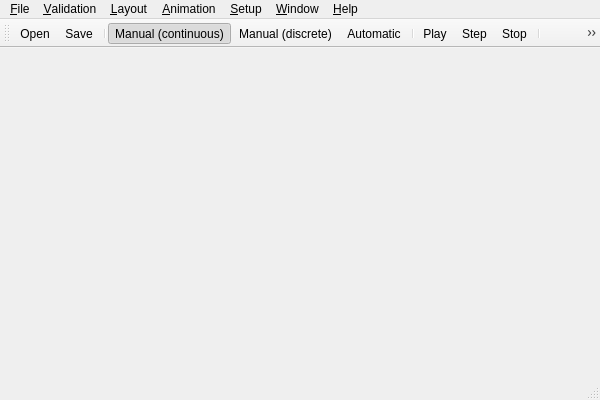
<?xml version="1.0" encoding="UTF-8"?>
<ui version="4.0">
 <author>Petr Koupý</author>
 <class>GraphRec</class>
 <widget class="QMainWindow" name="GraphRec">
  <property name="geometry">
   <rect>
    <x>0</x>
    <y>0</y>
    <width>600</width>
    <height>400</height>
   </rect>
  </property>
  <property name="windowTitle">
   <string>GraphRec</string>
  </property>
  <property name="windowIcon">
   <iconset resource="graphrec.qrc">
    <normaloff>:/icons/images/graphrec.png</normaloff>:/icons/images/graphrec.png</iconset>
  </property>
  <widget class="QWidget" name="centralWidget">
   <layout class="QGridLayout" name="gridLayout">
    <property name="margin">
     <number>0</number>
    </property>
   </layout>
  </widget>
  <widget class="QMenuBar" name="menuBar">
   <property name="geometry">
    <rect>
     <x>0</x>
     <y>0</y>
     <width>600</width>
     <height>22</height>
    </rect>
   </property>
   <widget class="QMenu" name="menuFile">
    <property name="title">
     <string>&amp;File</string>
    </property>
    <addaction name="actionOpen"/>
    <addaction name="separator"/>
    <addaction name="actionSave"/>
    <addaction name="actionSaveAll"/>
    <addaction name="separator"/>
    <addaction name="actionExit"/>
   </widget>
   <widget class="QMenu" name="menuHelp">
    <property name="title">
     <string>&amp;Help</string>
    </property>
    <addaction name="actionDocumentation"/>
    <addaction name="separator"/>
    <addaction name="actionAbout"/>
    <addaction name="actionAboutQt"/>
    <addaction name="actionAboutFFmpeg"/>
   </widget>
   <widget class="QMenu" name="menuAnimation">
    <property name="title">
     <string>&amp;Animation</string>
    </property>
    <addaction name="actionPlay"/>
    <addaction name="actionStep"/>
    <addaction name="actionStop"/>
    <addaction name="actionSeek"/>
    <addaction name="actionReset"/>
    <addaction name="separator"/>
    <addaction name="actionPlayAll"/>
    <addaction name="actionStepAll"/>
    <addaction name="actionStopAll"/>
    <addaction name="actionSeekAll"/>
    <addaction name="actionResetAll"/>
    <addaction name="actionSynchronizeAll"/>
    <addaction name="separator"/>
    <addaction name="actionSnapshot"/>
    <addaction name="actionSequence"/>
   </widget>
   <widget class="QMenu" name="menuLayout">
    <property name="title">
     <string>&amp;Layout</string>
    </property>
    <widget class="QMenu" name="menuMode">
     <property name="title">
      <string>&amp;Mode</string>
     </property>
     <addaction name="actionManualContinuous"/>
     <addaction name="actionManualDiscrete"/>
     <addaction name="actionAutomaticContinuous"/>
    </widget>
    <widget class="QMenu" name="menuLayouter">
     <property name="title">
      <string>&amp;Layouter</string>
     </property>
    </widget>
    <addaction name="menuMode"/>
    <addaction name="menuLayouter"/>
    <addaction name="actionRecalculate"/>
    <addaction name="actionSnapToGrid"/>
   </widget>
   <widget class="QMenu" name="menuSetup">
    <property name="title">
     <string>&amp;Setup</string>
    </property>
    <addaction name="actionColors"/>
    <addaction name="actionOptions"/>
   </widget>
   <widget class="QMenu" name="menuValidation">
    <property name="title">
     <string>&amp;Validation</string>
    </property>
    <widget class="QMenu" name="menuValidator">
     <property name="title">
      <string>&amp;Validator</string>
     </property>
    </widget>
    <addaction name="menuValidator"/>
    <addaction name="actionLog"/>
   </widget>
   <widget class="QMenu" name="menuWindow">
    <property name="title">
     <string>&amp;Window</string>
    </property>
    <addaction name="actionSplitHorizontally"/>
    <addaction name="actionSplitVertically"/>
    <addaction name="actionUnsplit"/>
    <addaction name="actionUnsplitAll"/>
    <addaction name="separator"/>
    <addaction name="actionToolbar"/>
    <addaction name="actionControls"/>
   </widget>
   <addaction name="menuFile"/>
   <addaction name="menuValidation"/>
   <addaction name="menuLayout"/>
   <addaction name="menuAnimation"/>
   <addaction name="menuSetup"/>
   <addaction name="menuWindow"/>
   <addaction name="menuHelp"/>
  </widget>
  <widget class="QToolBar" name="toolBarMain">
   <property name="contextMenuPolicy">
    <enum>Qt::NoContextMenu</enum>
   </property>
   <property name="toolButtonStyle">
    <enum>Qt::ToolButtonIconOnly</enum>
   </property>
   <attribute name="toolBarArea">
    <enum>TopToolBarArea</enum>
   </attribute>
   <attribute name="toolBarBreak">
    <bool>false</bool>
   </attribute>
   <addaction name="actionOpen"/>
   <addaction name="actionSave"/>
   <addaction name="separator"/>
   <addaction name="actionManualContinuous"/>
   <addaction name="actionManualDiscrete"/>
   <addaction name="actionAutomaticContinuous"/>
   <addaction name="separator"/>
   <addaction name="actionPlay"/>
   <addaction name="actionStep"/>
   <addaction name="actionStop"/>
   <addaction name="separator"/>
   <addaction name="actionPlayAll"/>
   <addaction name="actionStepAll"/>
   <addaction name="actionStopAll"/>
   <addaction name="separator"/>
   <addaction name="actionSnapshot"/>
   <addaction name="actionSequence"/>
  </widget>
  <widget class="QStatusBar" name="statusBar"/>
  <action name="actionExit">
   <property name="text">
    <string>&amp;Exit</string>
   </property>
   <property name="shortcut">
    <string>Ctrl+Q</string>
   </property>
  </action>
  <action name="actionOpen">
   <property name="icon">
    <iconset resource="graphrec.qrc">
     <normaloff>:/icons/images/document-open.png</normaloff>:/icons/images/document-open.png</iconset>
   </property>
   <property name="text">
    <string>&amp;Open...</string>
   </property>
   <property name="toolTip">
    <string>Open...</string>
   </property>
   <property name="shortcut">
    <string>Ctrl+O</string>
   </property>
  </action>
  <action name="actionAbout">
   <property name="text">
    <string>&amp;About...</string>
   </property>
   <property name="toolTip">
    <string>About...</string>
   </property>
  </action>
  <action name="actionPlay">
   <property name="icon">
    <iconset resource="graphrec.qrc">
     <normaloff>:/icons/images/media-playback-start.png</normaloff>:/icons/images/media-playback-start.png</iconset>
   </property>
   <property name="text">
    <string>&amp;Play</string>
   </property>
   <property name="shortcut">
    <string>Ctrl+P</string>
   </property>
  </action>
  <action name="actionStop">
   <property name="icon">
    <iconset resource="graphrec.qrc">
     <normaloff>:/icons/images/media-playback-stop.png</normaloff>:/icons/images/media-playback-stop.png</iconset>
   </property>
   <property name="text">
    <string>&amp;Stop</string>
   </property>
   <property name="toolTip">
    <string>Stop</string>
   </property>
   <property name="shortcut">
    <string>Ctrl+S</string>
   </property>
  </action>
  <action name="actionReset">
   <property name="text">
    <string>&amp;Reset</string>
   </property>
  </action>
  <action name="actionColors">
   <property name="text">
    <string>&amp;Colors...</string>
   </property>
   <property name="toolTip">
    <string>Colors...</string>
   </property>
  </action>
  <action name="actionSave">
   <property name="icon">
    <iconset resource="graphrec.qrc">
     <normaloff>:/icons/images/media-floppy.png</normaloff>:/icons/images/media-floppy.png</iconset>
   </property>
   <property name="text">
    <string>&amp;Save...</string>
   </property>
   <property name="toolTip">
    <string>Save...</string>
   </property>
   <property name="shortcut">
    <string>Ctrl+V</string>
   </property>
  </action>
  <action name="actionSaveAll">
   <property name="text">
    <string>Save &amp;All...</string>
   </property>
   <property name="toolTip">
    <string>Save All...</string>
   </property>
  </action>
  <action name="actionLog">
   <property name="text">
    <string>&amp;Log...</string>
   </property>
   <property name="toolTip">
    <string>Log...</string>
   </property>
  </action>
  <action name="actionOptions">
   <property name="text">
    <string>&amp;Options...</string>
   </property>
   <property name="toolTip">
    <string>Options...</string>
   </property>
  </action>
  <action name="actionStep">
   <property name="icon">
    <iconset resource="graphrec.qrc">
     <normaloff>:/icons/images/list-add.png</normaloff>:/icons/images/list-add.png</iconset>
   </property>
   <property name="text">
    <string>S&amp;tep</string>
   </property>
   <property name="shortcut">
    <string>Ctrl+T</string>
   </property>
  </action>
  <action name="actionSeek">
   <property name="text">
    <string>S&amp;eek...</string>
   </property>
   <property name="toolTip">
    <string>Seek...</string>
   </property>
  </action>
  <action name="actionPlayAll">
   <property name="icon">
    <iconset resource="graphrec.qrc">
     <normaloff>:/icons/images/media-playback-start-all.png</normaloff>:/icons/images/media-playback-start-all.png</iconset>
   </property>
   <property name="text">
    <string>P&amp;lay All</string>
   </property>
  </action>
  <action name="actionStepAll">
   <property name="icon">
    <iconset resource="graphrec.qrc">
     <normaloff>:/icons/images/list-add-all.png</normaloff>:/icons/images/list-add-all.png</iconset>
   </property>
   <property name="text">
    <string>Ste&amp;p All</string>
   </property>
  </action>
  <action name="actionStopAll">
   <property name="icon">
    <iconset resource="graphrec.qrc">
     <normaloff>:/icons/images/media-playback-stop-all.png</normaloff>:/icons/images/media-playback-stop-all.png</iconset>
   </property>
   <property name="text">
    <string>St&amp;op All</string>
   </property>
  </action>
  <action name="actionSeekAll">
   <property name="text">
    <string>See&amp;k All...</string>
   </property>
   <property name="toolTip">
    <string>Seek All...</string>
   </property>
  </action>
  <action name="actionResetAll">
   <property name="text">
    <string>Reset &amp;All</string>
   </property>
  </action>
  <action name="actionSnapshot">
   <property name="icon">
    <iconset resource="graphrec.qrc">
     <normaloff>:/icons/images/image-x-generic.png</normaloff>:/icons/images/image-x-generic.png</iconset>
   </property>
   <property name="text">
    <string>S&amp;napshot...</string>
   </property>
   <property name="toolTip">
    <string>Snapshot...</string>
   </property>
   <property name="shortcut">
    <string>Ctrl+N</string>
   </property>
  </action>
  <action name="actionSequence">
   <property name="icon">
    <iconset resource="graphrec.qrc">
     <normaloff>:/icons/images/video-x-generic.png</normaloff>:/icons/images/video-x-generic.png</iconset>
   </property>
   <property name="text">
    <string>Sequen&amp;ce...</string>
   </property>
   <property name="toolTip">
    <string>Sequence...</string>
   </property>
   <property name="shortcut">
    <string>Ctrl+C</string>
   </property>
  </action>
  <action name="actionManualContinuous">
   <property name="checkable">
    <bool>true</bool>
   </property>
   <property name="checked">
    <bool>true</bool>
   </property>
   <property name="icon">
    <iconset resource="graphrec.qrc">
     <normaloff>:/icons/images/input-mouse.png</normaloff>:/icons/images/input-mouse.png</iconset>
   </property>
   <property name="text">
    <string>&amp;Manual (continuous)</string>
   </property>
   <property name="shortcut">
    <string>Ctrl+M</string>
   </property>
  </action>
  <action name="actionManualDiscrete">
   <property name="checkable">
    <bool>true</bool>
   </property>
   <property name="icon">
    <iconset resource="graphrec.qrc">
     <normaloff>:/icons/images/input-mouse-ruler.png</normaloff>:/icons/images/input-mouse-ruler.png</iconset>
   </property>
   <property name="text">
    <string>Manual (&amp;discrete)</string>
   </property>
   <property name="shortcut">
    <string>Ctrl+D</string>
   </property>
  </action>
  <action name="actionAutomaticContinuous">
   <property name="checkable">
    <bool>true</bool>
   </property>
   <property name="icon">
    <iconset resource="graphrec.qrc">
     <normaloff>:/icons/images/applications-system.png</normaloff>:/icons/images/applications-system.png</iconset>
   </property>
   <property name="text">
    <string>&amp;Automatic</string>
   </property>
   <property name="shortcut">
    <string>Ctrl+A</string>
   </property>
  </action>
  <action name="actionRecalculate">
   <property name="text">
    <string>&amp;Recalculate</string>
   </property>
  </action>
  <action name="actionSplitHorizontally">
   <property name="text">
    <string>Split &amp;Horizontally</string>
   </property>
  </action>
  <action name="actionSplitVertically">
   <property name="text">
    <string>Split &amp;Vertically</string>
   </property>
  </action>
  <action name="actionUnsplit">
   <property name="text">
    <string>&amp;Unsplit</string>
   </property>
  </action>
  <action name="actionUnsplitAll">
   <property name="text">
    <string>Unsplit &amp;All</string>
   </property>
  </action>
  <action name="actionToolbar">
   <property name="checkable">
    <bool>true</bool>
   </property>
   <property name="checked">
    <bool>true</bool>
   </property>
   <property name="text">
    <string>&amp;Toolbar</string>
   </property>
  </action>
  <action name="actionControls">
   <property name="checkable">
    <bool>true</bool>
   </property>
   <property name="checked">
    <bool>true</bool>
   </property>
   <property name="text">
    <string>&amp;Controls</string>
   </property>
   <property name="shortcut">
    <string>Ctrl+H</string>
   </property>
  </action>
  <action name="actionSnapToGrid">
   <property name="text">
    <string>&amp;Snap to Grid</string>
   </property>
  </action>
  <action name="actionAboutQt">
   <property name="text">
    <string>About &amp;Qt...</string>
   </property>
   <property name="toolTip">
    <string>About Qt...</string>
   </property>
  </action>
  <action name="actionAboutFFmpeg">
   <property name="text">
    <string>About &amp;FFmpeg...</string>
   </property>
   <property name="toolTip">
    <string>About FFmpeg...</string>
   </property>
  </action>
  <action name="actionDocumentation">
   <property name="text">
    <string>&amp;Documentation...</string>
   </property>
   <property name="toolTip">
    <string>Documentation...</string>
   </property>
   <property name="shortcut">
    <string>F1</string>
   </property>
  </action>
  <action name="actionSynchronizeAll">
   <property name="checkable">
    <bool>true</bool>
   </property>
   <property name="text">
    <string>S&amp;ynchronize All</string>
   </property>
  </action>
 </widget>
 <layoutdefault spacing="6" margin="11"/>
 <resources>
  <include location="graphrec.qrc"/>
 </resources>
 <connections/>
</ui>
